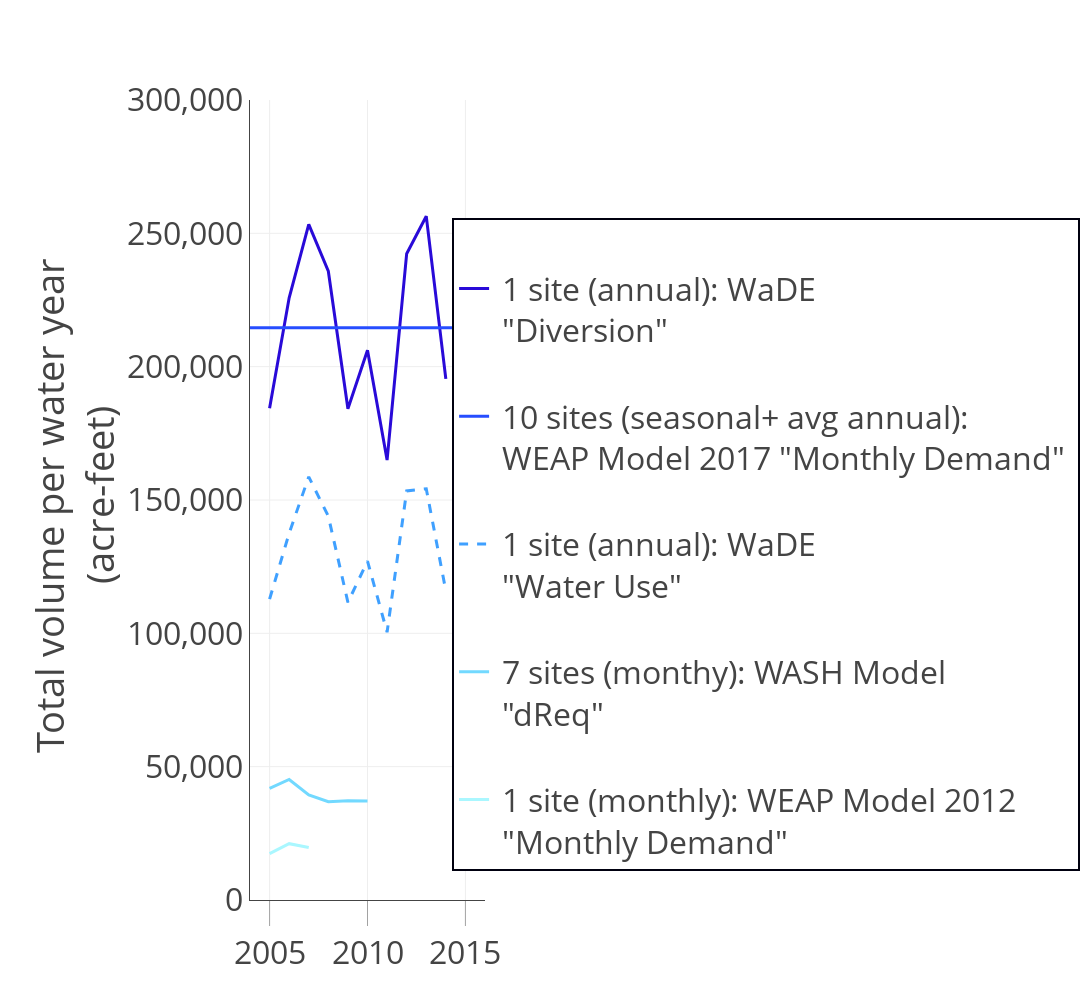

The notebook cell this image was saved under:
### Markdown cell above
<a name="PlotAnnual"></a>
# 5. Plot annual demand for Cache County Figure 7 in the WaMDaM paper

### Code cell
# UseCase2.2_dentifyDemandSites_TimeSeriesValues.py

# plot time series data aggregated in space and time from multiple sources


#6.3dentifyDemandSites_TimeSeriesValues.csv

## read the input data from GitHub csv file which is a direct query output
#To get the data block (WaterYear,CumulativeAnnual) for each curve, you need to look up two columns:
#ScenarioName and then AttributeName. So the combination of these two columns will have their separate set of data.

subsets = df.groupby('AttributeName')

data = []


# for each subset (curve), set up its legend and line info manually so they can be edited
subsets_settings = {
    
    'Diversions /surface water': {
        'dash': 'solid',
        'legend_index': 0,
        'legend_name': '<br> 1 site (annual): WaDE <br> "Diversion"',
        'width':3,
                'color':'rgb(41, 10, 216)'

        },    
    
        '8 sites (Seasonal+ avge annual): WEAP Model 2017': {
        'dash': 'solid',
        'legend_index': 1,
        'legend_name': '<br> 10 sites (seasonal+ avg annual): <br> WEAP Model 2017 "Monthly Demand" ',
        'width':3,
        'color':'rgb(38, 77, 255)'        
        },  
    
        
    'Water Use /surface and ground': {
        'dash': 'dash',
        'legend_index': 2,
        'legend_name': '<br> 1 site (annual): WaDE  <br> "Water Use"',
        'width':3,
        'color':'rgb(63, 160, 255)'
        },
    
    'dReq': { # this one is the name of subset as it appears in the csv file
        'dash': 'solid',     # this is properity of the line (curve)
        'legend_index': 3,   # to order the legend
        'legend_name': '<br> 7 sites (monthy): WASH Model <br> "dReq"',  # this is the manual curve name 
         'width':3,
        'color':'rgb(114, 217, 255)'
        },
    'Monthly Demand_TS': {
        'dash': 'solid',
        'legend_index': 4,
        'legend_name': '<br> 1 site (monthly): WEAP Model 2012 <br> "Monthly Demand"',
        'width':3,
        'color':'rgb(170, 247, 255)'
        },

            }
    

# This dict is used to map legend_name to original subset name
subsets_names = {y['legend_name']: x for x,y in subsets_settings.iteritems()}



for subset in subsets.groups.keys():
    scenario_name_data = subsets.get_group(name=subset)
    subsets_of_scenario = scenario_name_data.groupby("AttributeName")
    for group in subsets_of_scenario.groups.keys():
        print group
      
        s = go.Scatter(
                x = subsets_of_scenario.get_group(name=group).WaterYear[-10:],
                y = subsets_of_scenario.get_group(name=group).CumulativeAnnual[-10:],
                name = subsets_settings[subset]['legend_name'],
                line = dict(
                        color =subsets_settings[subset]['color'],
                        width =subsets_settings[subset]['width'], 
                        dash=subsets_settings[subset]['dash']
                        ),
                mode = 'lines',
                opacity = 1)

        
        
        
        data.append(s)

        
               
        
        
# horizontal line
horizontal_line = go.Scatter(
    x=[2003, 2016],
    y=[USU_WEAP_Model_2017,USU_WEAP_Model_2017],
    mode='lines',
    name = '<br> 10 sites (seasonal+ avg annual): <br> WEAP Model 2017 "Monthly Demand" ',
#     hoverinfo='8 sites: WEAP Model 2017',
    showlegend=True,
    line=dict(
        shape='hv',
        color = 'rgb(38, 77, 255)',
        width=3
    )
)
data.append(horizontal_line)
print USU_WEAP_Model_2017

# Legend is ordered based on data, so we are sorting the data based 
# on desired legend order indicarted by the index value entered above
data.sort(key=lambda x: subsets_settings[subsets_names[x['name']]]['legend_index'])        
   
layout = dict(
    #title = "Use Case 6",
    yaxis = dict(
        title = "Total volume per water year <br> (acre-feet)",       
        tickformat= ',',
        showline=True,
        range = ['0', '300000'],

                ),
    xaxis = dict(
        range = ['2004', '2016'],
        ticks='outside',
        tickwidth=0.5,
        ticklen=25,
        showline=True
                ),
    legend=dict(x=0.86,y=0.445,
                bordercolor='#00000f',
                borderwidth=2  
               ),
     width=1650,
    height=1000,
    margin=go.Margin(
        l=250,
        b=100       ),
    #paper_bgcolor='rgb(233,233,233)',
    #plot_bgcolor='rgb(233,233,233)',
    font=dict(size=32)

)


# see the label Lines with Annotations
# https://plot.ly/python/line-charts/      
# annotations = []

# label = ['8 sites', '1 site', '1 site', '7 sites','1 site']

# for legend_index in subsets_settings:
#     annotations.append(dict(xref='paper', x=2004, y=subsets_settings[legend_index],
#                                   xanchor='right', yanchor='middle',
#                                   text=label)
#                       )

# layout['annotations'] = annotations
                

# create a figure object          
fig = dict(data=data, layout=layout)

offline.iplot(fig,filename = 'Use Case 3.2-b')#,image='png' )       


#py.iplot(fig, filename = "UseCase2.2_dentifyDemandSites_TimeSeriesValues") 

## it can be run from the local machine on Pycharm like this like below
## It would also work here offline but in a seperate window  
# plotly.offline.plot(fig, filename = "UseCase2.2_dentifyDemandSites_TimeSeriesValues")       

# offline.iplot(fig,filename = 'UseCase2.2_dentifyDemandSites_TimeSeriesValues',
#              image='png')
# it might take 30-60 seconds to load the html interactive image 
print "Figure 7 is replicated!!"

### Figure 1 — Plotly figure (JSON) as saved in the notebook; plotly's stock layout.template omitted (floating-point values rounded to 4 significant figures)
{"data": [{"line": {"color": "rgb(41, 10, 216)", "dash": "solid", "width": 3}, "mode": "lines", "name": "<br> 1 site (annual): WaDE <br> \"Diversion\"", "opacity": 1, "type": "scatter", "x": ["2005", "2006", "2007", "2008", "2009", "2010", "2011", "2012", "2013", "2014"], "y": [184400.0, 225800.0, 253400.0, 235800.0, 184200.0, 206100.0, 165000.0, 242400.0, 256400.0, 195400.0]}, {"line": {"color": "rgb(38, 77, 255)", "shape": "hv", "width": 3}, "mode": "lines", "name": "<br> 10 sites (seasonal+ avg annual): <br> WEAP Model 2017 \"Monthly Demand\" ", "showlegend": true, "type": "scatter", "x": [2003, 2016], "y": [214600.0, 214600.0]}, {"line": {"color": "rgb(63, 160, 255)", "dash": "dash", "width": 3}, "mode": "lines", "name": "<br> 1 site (annual): WaDE  <br> \"Water Use\"", "opacity": 1, "type": "scatter", "x": ["2005", "2006", "2007", "2008", "2009", "2010", "2011", "2012", "2013", "2014"], "y": [112800.0, 137600.0, 158700.0, 143900.0, 111600.0, 127100.0, 100400.0, 153400.0, 154200.0, 115900.0]}, {"line": {"color": "rgb(114, 217, 255)", "dash": "solid", "width": 3}, "mode": "lines", "name": "<br> 7 sites (monthy): WASH Model <br> \"dReq\"", "opacity": 1, "type": "scatter", "x": ["2005", "2006", "2007", "2008", "2009", "2010"], "y": [41820.0, 45200.0, 39420.0, 36870.0, 37240.0, 37150.0]}, {"line": {"color": "rgb(170, 247, 255)", "dash": "solid", "width": 3}, "mode": "lines", "name": "<br> 1 site (monthly): WEAP Model 2012 <br> \"Monthly Demand\"", "opacity": 1, "type": "scatter", "x": ["2005", "2006", "2007"], "y": [17423, 21122, 19713]}], "layout": {"font": {"size": 32}, "height": 1000, "legend": {"bordercolor": "#00000f", "borderwidth": 2, "x": 0.86, "y": 0.445}, "margin": {"b": 100, "l": 250}, "width": 1650, "xaxis": {"range": ["2004", "2016"], "showline": true, "ticklen": 25, "ticks": "outside", "tickwidth": 0.5}, "yaxis": {"range": ["0", "300000"], "showline": true, "tickformat": ",", "title": "Total volume per water year <br> (acre-feet)"}}}
